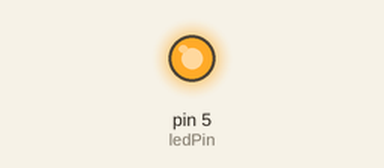
Bench run of a sketch on a simulated Arduino Uno, built with avr-gcc and run on an emulated ATmega328P. Shown: output pins drawn as LEDs (lit = HIGH).

Above: at 0.1 s.
Timing chart, 0 to 1.6 s (numbered marks = the images above):
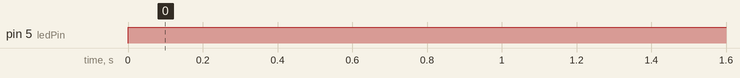

Measured:
- by itself, pin 5 (ledPin): LOW → HIGH at 0.00 s

The sketch:

Connecting_1_button_normal_circuit.ino
```cpp
// normal button switch circuit

//connect & set led to pin5 (use 220 ohm resistor)
int ledPin = 5;

void setup()
{
  pinMode(ledPin, OUTPUT);
}

void loop()
{
   digitalWrite(ledPin, HIGH);       //turn on connected LED

  //When a switch/button is pressed the ciruit is completed and the led will be on (no need to program buttons here)

}
```
